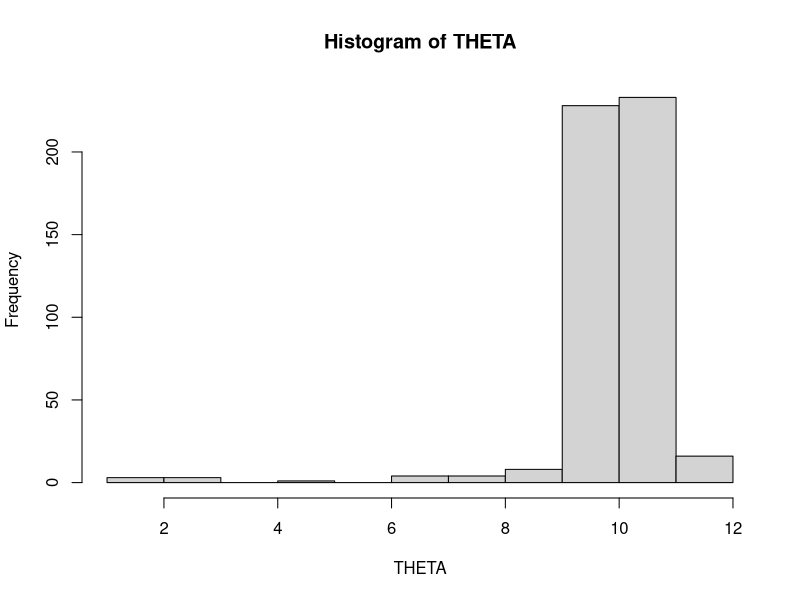
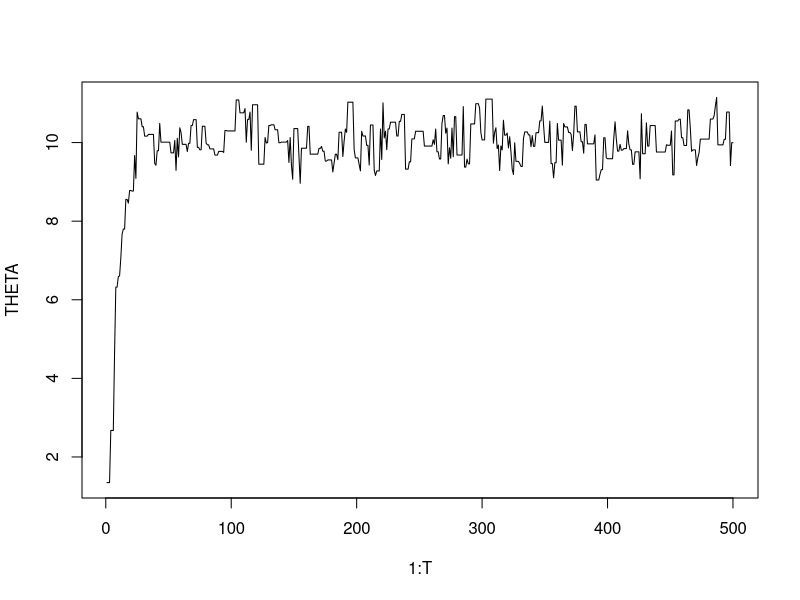
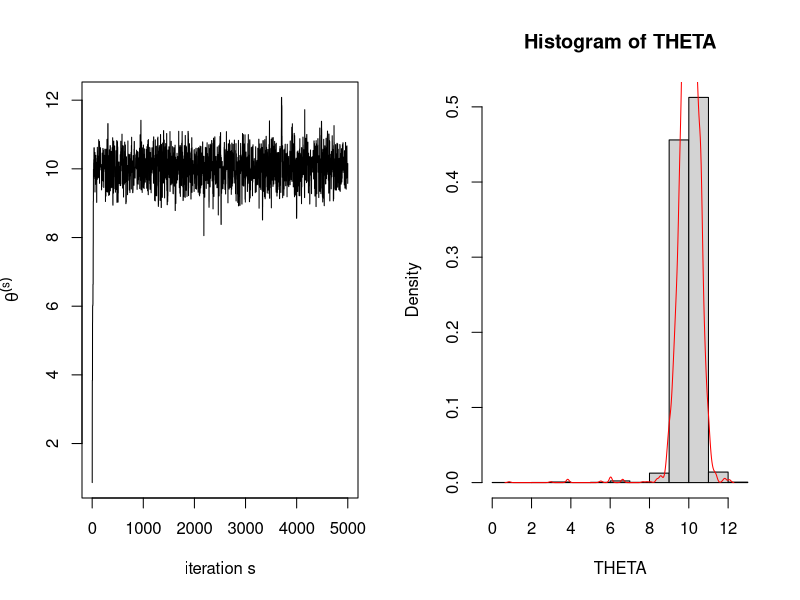
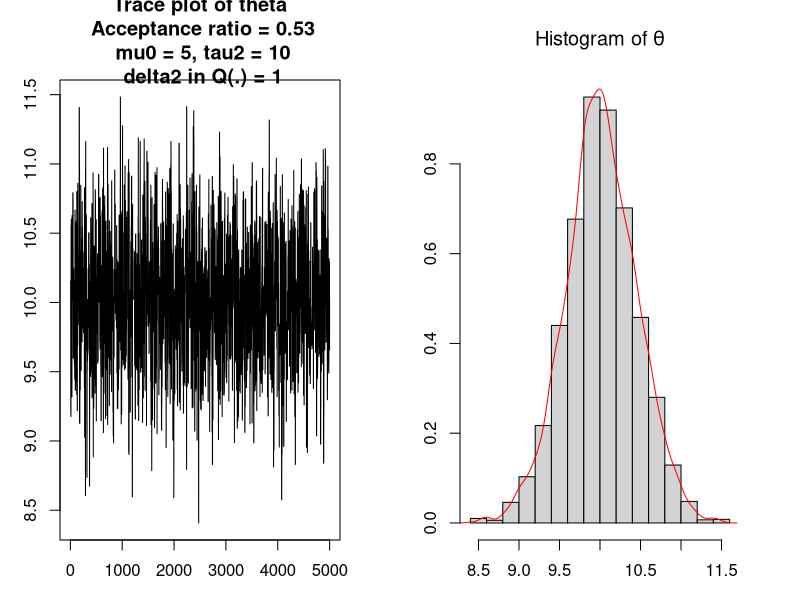
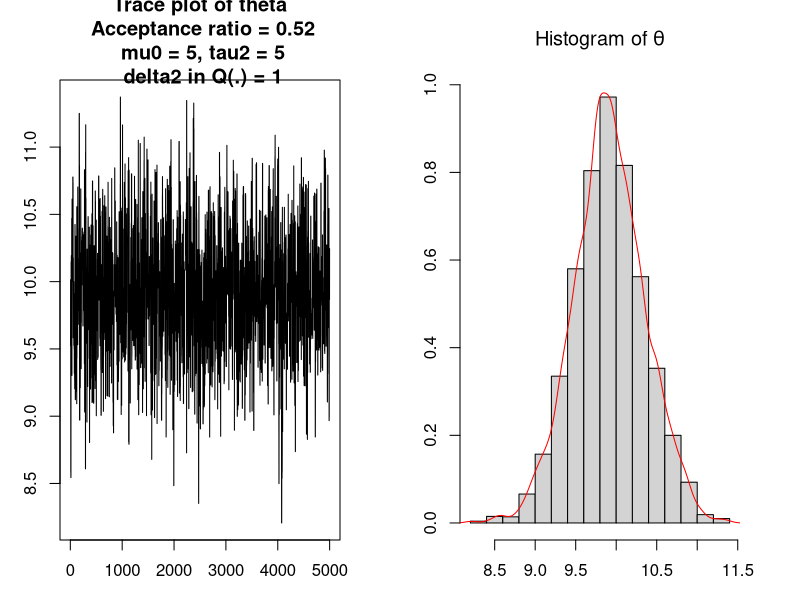
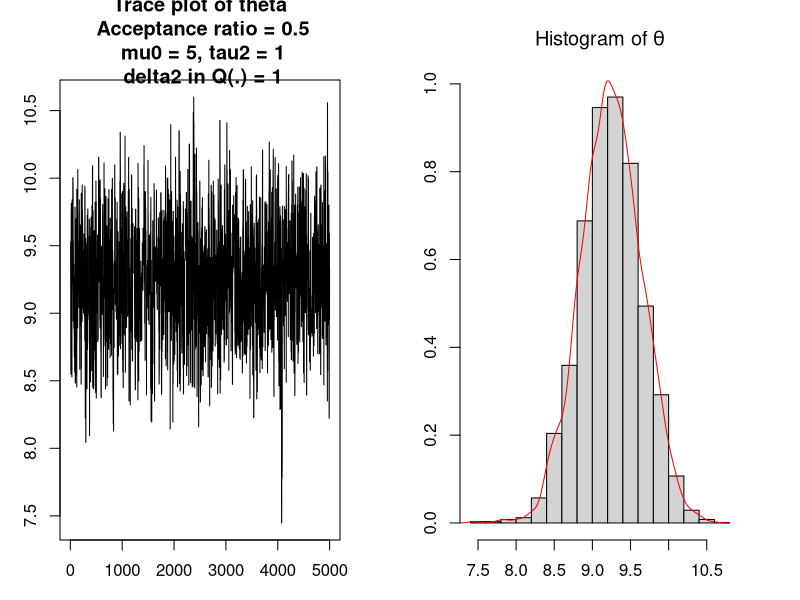
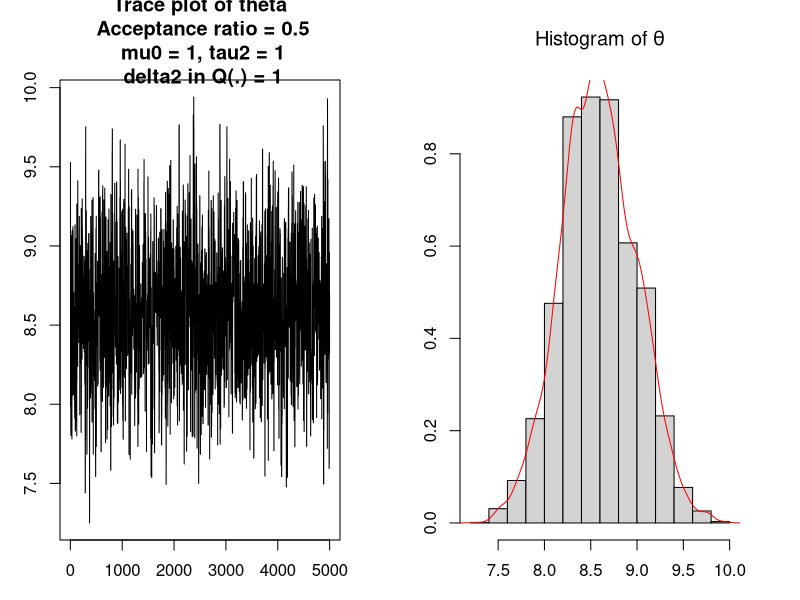
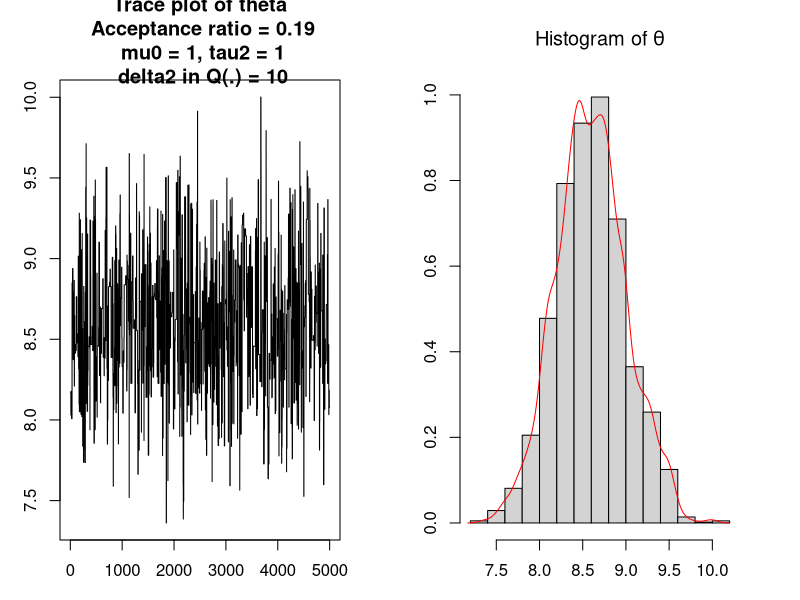

Generate these figures, in order, with R:
#=============
# Chp 6 MCMC
#=============

# In low-dim, 
  # Important sampling and RJ sampling works pretty well

# but in high-dim
  # proposal worked in 2-D might not work in any dimension

# It's hard to capture high-dim space! 
  # turn to MCMC. 

# Markov Chain 
  # – where we go next only depends on our last state 
    # (the Markov property).
# Monte Carlo – just simulating data.

# Why MCMC?
  # (a) the region of high probability tends to be “connected”
    # get from one point to another without going through a low-probability region
  
  # (b) we tend to be interested in the expectations of functions 
    # that are relatively smooth and have lots of “symmetries”
    # That is, one only needs to evaluate them at a small number 
    # of representative points in order to get the general picture.
  

#---------------------------------  
# Advantages/Disadvantages of MCMC:
#---------------------------------  

## Advantanges:
  # applicable even when we can’t directly draw samples
  # works for complicated distributions in high-dimensional spaces,
    #even when we don’t know where the regions of high probability are
  # relatively easy to implement
  # fairly reliable


## Disadvantages:
  # slower than simple Monte Carlo or importance sampling 
    # (i.e.,requires more samples for the same level of accuracy

  # can be very difficult to assess accuracy and evaluate convergence,
    # even empirically


#---------------
# Ergodic Thrm
#---------------

# The ergodic theorem says: “if we start at a point xo and we
# keeping moving around in our high dimensional space, then we
# are guaranteed to eventually reach all points in that space with
# probability 1."


##-----------
# Metropolis Algorithm
##-----------

# Setup: Assume p.m.f.(mass) pi on Chi (countable)
          # i.e. measure sapce (Chi, sigma-algebra, pi).
        # f : Chi -> R

# Goal:
  # sample x from pi
  # apporximate E_pi[f(x)]

# supporting theory:
  # “If we take samples X = (X0, X1, . . . , ) 
    # then by the ergodic theorem,
      # they will eventually reach pi, 
        # which is known as the stationary distribution 
          # (the true pmf)."


# Approach : ergodic thrm
  # 1. If we run the Markov chain long enough, 
      # then the last state is approximately from pi.
  # 2. Under some regularity conditions,
      # 1/n * Sum_i f(x_i) --> E_pi[f(x)]



#------------------------
# Metropolis Toy Example
#------------------------

## data 
x <- c(9.37, 10.18, 9.16, 11.60, 10.33)
n <- length(x) 

## parameters for data likelihood 
Sig2 <- 1

## parameters for prior
mu0 <- 5
tau2 <- 10

## parameters for initial proposal
theta <- 0  # starting theta, to be updated
delta2 <- 1


## Metropolis sampling
T <- 500
THETA <- c()
for (t in 1:T) {
  #set.seed(1)
  
  ## sample a candidate theta_star ~ N(theta, delta2)
    # !! the 2nd run, theta needs to be updated to theta_start!!
  theta_star <- rnorm(1, theta, sqrt(delta2))

  ## calculate alpha
  log_alpha <- sum(dnorm(x, theta_star, sqrt(Sig2), log = T)) + 
    dnorm(theta_star, mu0, sqrt(tau2), log = T) -
    sum(dnorm(x, theta, sqrt(Sig2), log = T)) - 
    dnorm(theta, mu0, sqrt(tau2), log = T)
  
  ## compare with log(u), u ~ U[0, 1]
  log_u <- log(runif(1, 0, 1))
  
  if (log_u < log_alpha) { # AC
    ## !! update theta for next proposal N(theta, delta2)
                                   # = N(theta_star, delta2)
    theta <- theta_star  
  } 
  #THETA <- c(THETA, theta)
  THETA[t] <- theta
}

length(THETA)
head(THETA)
tail(THETA)

hist(THETA)
plot(1:T, THETA, type = "l")


## posterior mean from samples from Metropolis
mean(THETA) # [1] 10.06747
## posterior variance from samples from Metropolis
var(THETA) # [1] 0.2118706

## compare to the formula results



#--------------
# Toy example
#--------------
## data 
x <- c(9.37, 10.18, 9.16, 11.60, 10.33)
n <- length(x) 
mean(x)

## likelihood parameter
sig2 <- 1

## prior parameters
mu0 <- 5
tau2 <- 10  # larger 

## proposal parameter
delta2 <- 1

## initialise 
theta <- 0
THETA <- c()

## sample a candidate theta_star from symetric proposal N(0, delta2)
theta_star <- rnorm(1, 0, sqrt(delta2))

## calculate alpha
log_alpha <- sum(dnorm(x, theta_star, sqrt(sig2), log = T)) +
  dnorm(theta_star, mu0, sqrt(tau2), log = T) - 
  sum(dnorm(x, theta, sqrt(sig2), log = T)) - 
  dnorm(theta, mu0, sqrt(tau2), log = T)
  
## sample a u ~ U[0, 1]
u <- runif(1, 0, 1)

## AC condition
if (log(u) < log_alpha) {
  theta <- theta_star  # update theta for next candidate
}

## collect the theta into a vector
THETA[1] <- theta

## Remark:
prod(dnorm(x, theta, sqrt(sig2))) # [1] 6.69053e-115
# easy for numeric overflow
# so take log


## repeat above process for S times
S <- 5000
theta <- 0 ## initial
THETA <- c()
for (s in 1:S) {
  # sample a candidate theta_star ~ N(theta, sqrt(sig2))
  theta_star <- rnorm(1, theta, sqrt(delta2))
  
  # calculate alpha
  log_alpha <- sum(dnorm(x, theta_star, sqrt(sig2), log = T)) + 
    dnorm(theta_star, mu0, sqrt(tau2), log = T) - 
    sum(dnorm(x, theta, sqrt(sig2), log = T)) - 
    dnorm(theta, mu0, sqrt(tau2), log = T)

  
  # u ~ U(0, 1)
  u <- runif(1, 0, 1)
  
  # AC condition
  if (log(u) <  log_alpha) {
    theta <- theta_star ## update theta for next proposal distribution
  }
  
  AC_ratio <- mean(log(u) <  log_alpha) / (S * 0.8) # 20% thining
  
  #THETA <- c(THETA, theta)
  THETA[s] <- theta
  
  list(THETA = THETA, AC_rato = AC_ratio)
}



## plots
par(mfrow = c(1, 2))
# trace plot
plot(1:S, THETA, type = "l", xlab = "iteration s", 
     ylab = expression(theta^{(s)}))

hist(THETA, probability = T)
lines(density(THETA), col = "red")
mean(THETA)
# [1] 10.00791
var(THETA)
# [1] 0.190677

## theoretical posterior mean of theta
mu_post <- mu0 * (1/tau2) / (1/tau2 + n / sig2) + 
  mean(x) * (n / sig2) / (n/sig2 + 1/tau2)
# [1] 10.02745

## theoretical posterior variance of theta
tau2_post <- (1/tau2 + n/sig2)^{-1}
# [1] 0.1960784


#-----------------------------------------
# Sensitivity analysis of prior parameters
#-----------------------------------------

S <- 5000
Metropolis_smp <- function(mu0 = 5, tau2 = 10, delta2 = 1, plot = T) {
  set.seed(1)
  
  THETA <- c()
  AC_indx <- NULL
  for (s in 1:S) {
    # sample a candidate from proposal 1-D gaussian
    theta_star <- rnorm(1, theta, sqrt(delta2))
    
    # calculate alpha
    log_alpha <- sum(dnorm(x, theta_star, sqrt(sig2), log = T)) +
      dnorm(theta_star, mu0, sqrt(tau2), log = T) - 
      sum(dnorm(x, theta, sqrt(sig2), log = T)) - 
      dnorm(theta, mu0, sqrt(tau2), log = T)
    
    # u ~ U[0, 1]
    u <- runif(1, 0, 1)
    
    # AC condition 
    if (log(u) < log_alpha) {
      theta <- theta_star # update theta for next proposal
      
      AC_indx <- c(AC_indx, sum(log(u) < log_alpha)) # count AC times
    }
    THETA[s] <- theta
  }
  
  # AC ratio, after 15% thinning
  AC_ratio <- sum(AC_indx) / (S * 0.85) 
  
  # plot
  if (plot) {
    par(mfrow = c(1, 2))
    par(mar=c(3,3,4,3))
    # trace plot
    plot(1:S, THETA, type = "l", xlab = "iteration s",
         ylab = expression(theta^{(s)}), 
         main = 
           #expression(atop("Trace plot of "*theta)), 
         paste0("Trace plot of theta",  
               "\n Acceptance ratio = ", round(AC_ratio, 2),
               "\n mu0 = ", mu0, ", tau2 = ", tau2,
               "\n delta2 in Q(.) = ", delta2),
         cex = 0.55)
    
    # hist
    hist(THETA, probability = T, xlab = expression(theta),
         main = expression('Histogram of' ~ theta))
    lines(density(THETA), col = "red")
  }
  
  list(THETA = THETA, AC_ratio = AC_ratio)
}

try1 <- Metropolis_smp(mu0 = 5, tau2 = 10, delta2 = 1, plot = T)
try1$AC_ratio
# [1] 0.5289412

try2 <- Metropolis_smp(mu0 = 5, tau2 = 5, delta2 = 1, plot = T)
try3 <- Metropolis_smp(mu0 = 5, tau2 = 1, delta2 = 1, plot = T)
try3 <- Metropolis_smp(mu0 = 1, tau2 = 1, delta2 = 1, plot = T)

## conclusion:
  # it's irrelavent to mu0 and tau2


## now change delta2 in proposal
try4 <- Metropolis_smp(mu0 = 1, tau2 = 1, delta2 = 10, plot = T)
# detla2 = 10, AC ratio = 0.19 
  # NOT ideal!! in Normal-Normal, AC ratio = 50%

try5 <- Metropolis_smp(mu0 = 1, tau2 = 1, delta2 = 50, plot = T)
# detla2 = 50, AC ratio = 0.09 

try6 <- Metropolis_smp(mu0 = 1, tau2 = 1, delta2 = 0.5, plot = T)
# detla2 = 0.5, AC ratio = 0.64

try7 <- Metropolis_smp(mu0 = 1, tau2 = 1, delta2 = 1, plot = T)
# detla2 = 0.5, AC ratio = 0.5

## Remark:
  # AC ratio is highly connected to variance in proposal distribution


#sum(c(sum(T), sum(F)))


#------
# expression for main and lables
#------
# ref: https://stackoverflow.com/questions/4973898/combining-paste-and-expression-functions-in-plot-labels
# should be able to use expression without paste. 
# If you use the tilda (~) symbol within the expression function 
# it will assume there is a space between the characters, 
# or you could use the * symbol and 
# it won't put a space between the arguments


# line break in expression
# ref: https://stackoverflow.com/questions/18237134/line-break-in-expression

#use atop, which will break at comma and center
#expression(atop("Histogram of "*hat(mu), Bootstrap~samples*','~Allianz))

#
alpha = rnorm(1e3)
hist(alpha,cex.main=2,cex.axis=1.2,cex.lab=1.2,main=NULL )
title <- list( bquote( paste( "Histogram of " , hat(mu) ) ) ,
               bquote( paste( "Bootstrap samples, Allianz" ) ) )

mtext(do.call(expression, title ),side=3, line = c(1,-1) , cex = 2 )


hist(1:10,cex.main=2,cex.axis=1.2,cex.lab=1.2,
     main=expression(atop("Histogram of "*hat(mu), 
                          Bootstrap~samples * ',' ~Allianz)))


